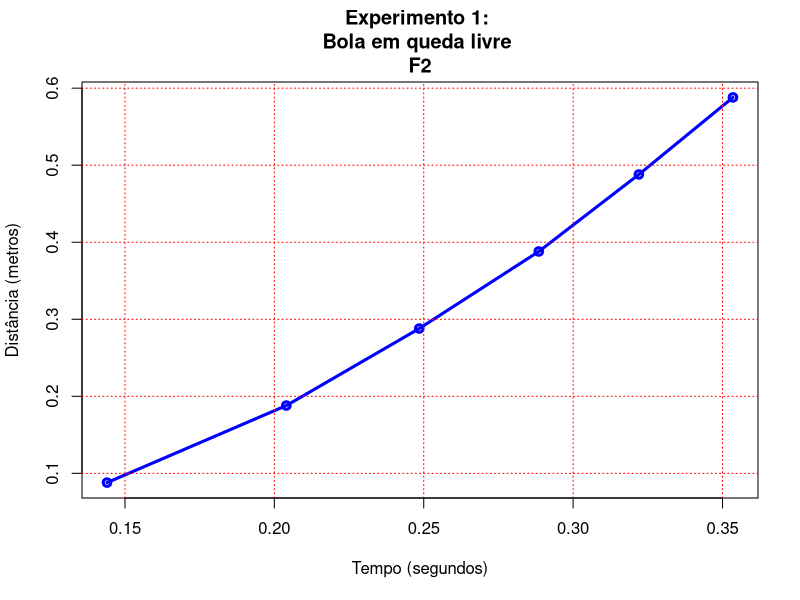
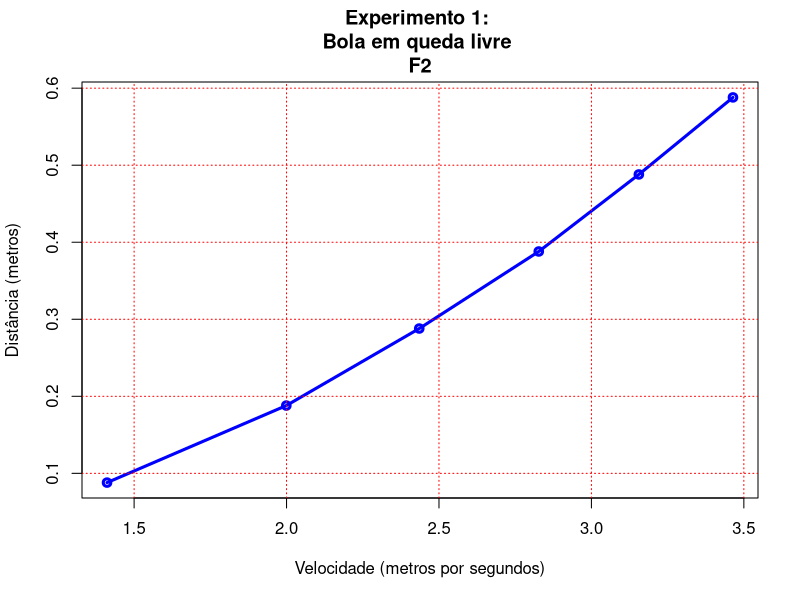
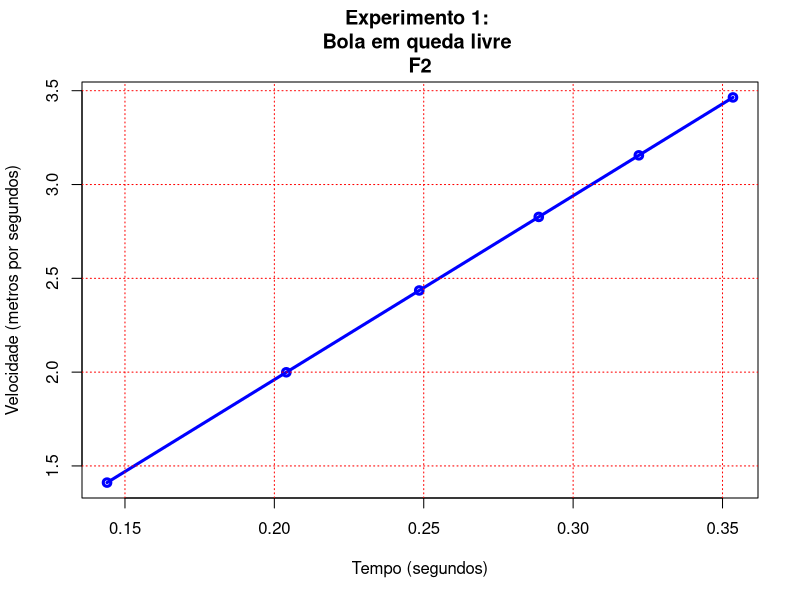
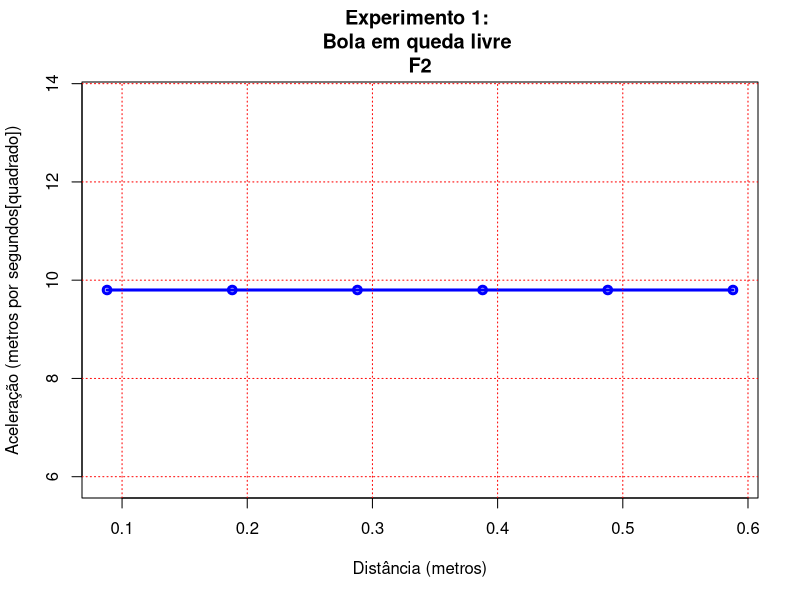
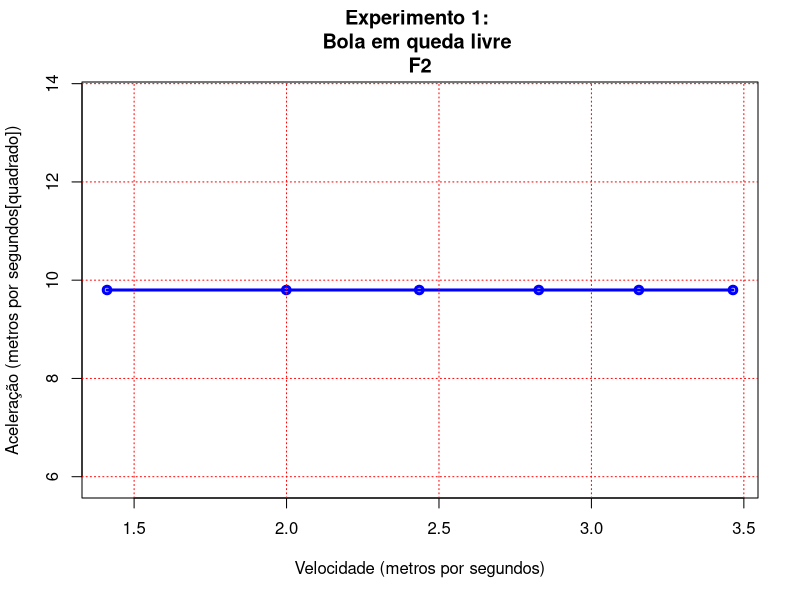
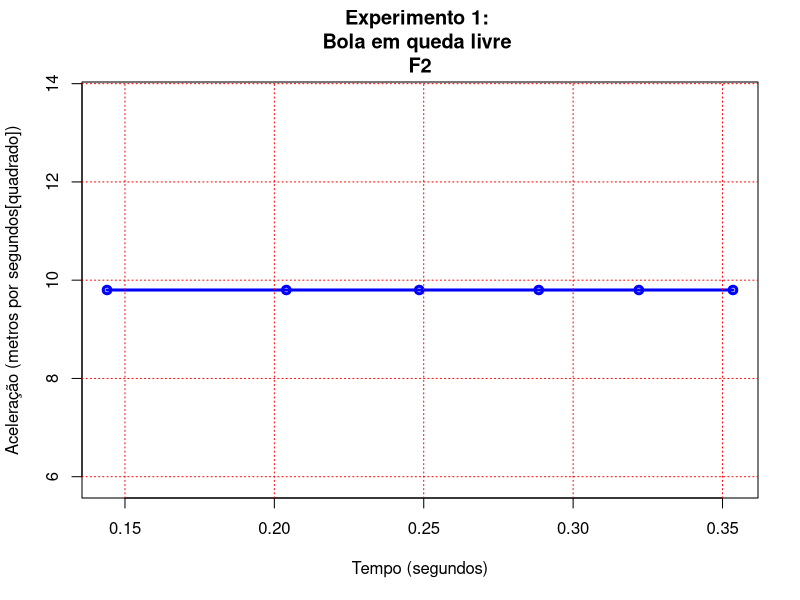

Recreate these plots in R, in order.
###################################################################################################
# Carregando dadosF2 do CSV que é separado por ","
###################################################################################################
dadosF2 <- read.csv("bola_em_queda_livre-F2.csv", header = FALSE, col.names=c("tempoInicial","tempoFinal","distanciaInicial","distanciaFinal"))
###################################################################################################

GRAVIDADE <- c(9.8,9.8,9.8,9.8,9.8,9.8)

###################################################################################################
# Calculando Velocidade Final em cada queda
###################################################################################################
calcularVelocidadeFinal <- function(velocidadeInicial, aceleracao, tempoFinal){
  velocidadeFinal <- velocidadeInicial + (aceleracao*tempoFinal)
  return(velocidadeFinal)
}
###################################################################################################

###################################################################################################
# Calculando Aceleração Media em cada queda
###################################################################################################
calcularAceleracaoMedia <- function(velocidadeFinal, velocidadeInicial, tempoFinal, tempoInicial){
  aceleracaoMedia <- (velocidadeFinal - velocidadeInicial)/(tempoFinal - tempoInicial)
  return(aceleracaoMedia)
}
###################################################################################################
# Calculando o Tempo e Distância Media, e adicionando com nova coluna
###################################################################################################
dadosF2["tempoMedio"] <- dadosF2$tempoFinal - dadosF2$tempoInicial
dadosF2["distanciaMedia"] <- dadosF2$distanciaFinal - dadosF2$distanciaInicial
dadosF2["velocidadeInicial"] <- c(0,0,0,0,0,0)
###################################################################################################

###################################################################################################
# Chamando a função que calcula a Velocidade media a partir da Distância Media e do Tempo Medio
###################################################################################################
dadosF2["velocidadeFinal"] <- calcularVelocidadeFinal(dadosF2$velocidadeInicial, GRAVIDADE, dadosF2$tempoFinal)
###################################################################################################

###################################################################################################
# Chamando a função que calcula a Aceleração media a partir da Velocidade Media e do Tempo Medio
###################################################################################################
dadosF2["aceleracaoMedia"] <- calcularAceleracaoMedia(dadosF2$velocidadeFinal, dadosF2$velocidadeInicial, dadosF2$tempoFinal, dadosF2$tempoInicial)
###################################################################################################

###################################################################################################
# Gerando Gráfico de Tempo Medio x Distância Media
###################################################################################################
# Criando uma imagem em png
png(file = "bola_em_queda_livre-F2(TempoXDistancia).png")

# Criando o Gráfico
# dadosF2$tempoMedio é o eixo X
# dadosF2$distanciaMedia é o eixo Y
# type "o" é o grafico contendo todos os pontos
# main é o título do grafico, irá aparecer no centro, na parte superior
# lwd é a espessura da linha do grafico
# xlab é o título do eixo X
# ylab é o título do eixo Y
plot(dadosF2$tempoMedio, dadosF2$distanciaMedia, type="o", col="blue", 
  main="Experimento 1: \nBola em queda livre \nF2",
  lwd=3,
  xlab="Tempo (segundos)",
  ylab="Distância (metros)")

# grid cria quadrantes no gráfico, essas linhas da divisoria, terão a cor vermelha
grid(col="red")

# Salvando no png tudo que foi printado no gráfico
dev.off()
###################################################################################################

###################################################################################################
# Gerando Gráfico da Velocidade Media x Distância Media 
###################################################################################################

# Criando uma imagem em png
png(file = "bola_em_queda_livre-F2(VelocidadexDistancia).png")

# Criando o Gráfico
# dadosF2$velocidadeFinal é o eixo X
# dadosF2$distanciaMedia é o eixo Y
# type "o" é o grafico contendo todos os pontos
# main é o título do grafico, irá aparecer no centro, na parte superior
# lwd é a espessura da linha do grafico
# xlab é o título do eixo X
# ylab é o título do eixo Y
plot(dadosF2$velocidadeFinal, dadosF2$distanciaMedia, type="o", col="blue", 
  main="Experimento 1: \nBola em queda livre \nF2",
  lwd=3,
  xlab="Velocidade (metros por segundos)",
  ylab="Distância (metros)")

# grid cria quadrantes no gráfico, essas linhas da divisoria, terão a cor vermelha
grid(col="red")

# Salvando no png tudo que foi printado no gráfico
dev.off()

###################################################################################################
# Gerando Gráfico da Velocidade Media x Tempo Medio
###################################################################################################

# Criando uma imagem em png
png(file = "bola_em_queda_livre-F2(VelocidadexTempo).png")

# Criando o Gráfico
# dadosF2$tempoMedio é o eixo x
# dadosF2$velocidadeFinal é o eixo y
# type "o" é o grafico contendo todos os pontos
# main é o título do grafico, irá aparecer no centro, na parte superior
# lwd é a espessura da linha do grafico
# xlab é o título do eixo X
# ylab é o título do eixo Y
plot(dadosF2$tempoMedio, dadosF2$velocidadeFinal, type="o", col="blue", 
  main="Experimento 1: \nBola em queda livre \nF2",
  lwd=3,
  xlab="Tempo (segundos)",
  ylab="Velocidade (metros por segundos)")

# grid cria quadrantes no gráfico, essas linhas da divisoria, terão a cor vermelha
grid(col="red")

# Salvando no png tudo que foi printado no gráfico
dev.off()
###################################################################################################

###################################################################################################
# Gerando Gráfico de Distância Media x Aceleração Media
###################################################################################################

# Criando uma imagem em png
png(file = "bola_em_queda_livre-F2(DistanciaxAceleracao).png")

# Criando o Gráfico
# dadosF2$distanciaMedia é o eixo X
# dadosF2$aceleracaoMedia é o eixo Y
# type "o" é o grafico contendo todos os pontos
# main é o título do grafico, irá aparecer no centro, na parte superior
# lwd é a espessura da linha do grafico
# xlab é o título do eixo X
# ylab é o título do eixo Y
plot(dadosF2$distanciaMedia, dadosF2$aceleracaoMedia, type="o", col="blue", 
  main="Experimento 1: \nBola em queda livre \nF2",
  lwd=3,
  xlab="Distância (metros)",
  ylab="Aceleração (metros por segundos[quadrado])")

# grid cria quadrantes no gráfico, essas linhas da divisoria, terão a cor vermelha
grid(col="red")

# Salvando no png tudo que foi printado no gráfico
dev.off()

###################################################################################################
# Gerando Gráfico da Velocidade Media x Aceleração Media
###################################################################################################

# Criando uma imagem em png
png(file = "bola_em_queda_livre-F2(VelocidadexAceleracao).png")

# Criando o Gráfico
# dadosF2$velocidadeFinal é o eixo X
# dadosF2$aceleracaoMedia é o eixo Y
# type "o" é o grafico contendo todos os pontos
# main é o título do grafico, irá aparecer no centro, na parte superior
# lwd é a espessura da linha do grafico
# xlab é o título do eixo X
# ylab é o título do eixo Y
plot(dadosF2$velocidadeFinal, dadosF2$aceleracaoMedia, type="o", col="blue", 
  main="Experimento 1: \nBola em queda livre \nF2",
  lwd=3,
  xlab="Velocidade (metros por segundos)",
  ylab="Aceleração (metros por segundos[quadrado])")

# grid cria quadrantes no gráfico, essas linhas da divisoria, terão a cor vermelha
grid(col="red")

# Salvando no png tudo que foi printado no gráfico
dev.off()

###################################################################################################
# Gerando Gráfico de Tempo Medio x Aceleração Media
###################################################################################################

# Criando uma imagem em png
png(file = "bola_em_queda_livre-F2(TempoxAceleracao).png")

# Criando o Gráfico
# dadosF2$tempoMedio é o eixo X
# dadosF2$aceleracaoMedia é o eixo Y
# type "o" é o grafico contendo todos os pontos
# main é o título do grafico, irá aparecer no centro, na parte superior
# lwd é a espessura da linha do grafico
# xlab é o título do eixo X
# ylab é o título do eixo Y
plot(dadosF2$tempoMedio, dadosF2$aceleracaoMedia, type="o", col="blue", 
  main="Experimento 1: \nBola em queda livre \nF2",
  lwd=3,
  xlab="Tempo (segundos)",
  ylab="Aceleração (metros por segundos[quadrado])")

# grid cria quadrantes no gráfico, essas linhas da divisoria, terão a cor vermelha
grid(col="red")

# Salvando no png tudo que foi printado no gráfico
dev.off()

print(dadosF2)